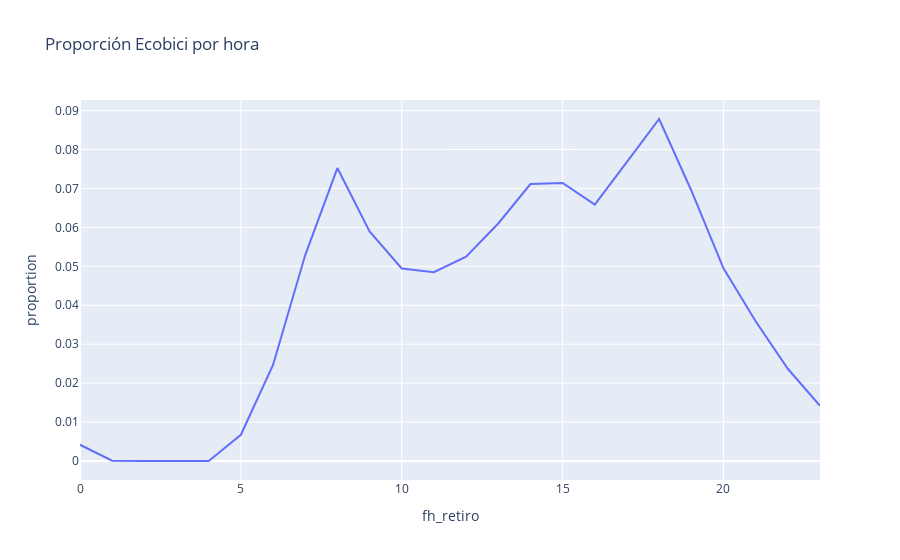

Notebook code cell kept with this figure:
### Code cell
# Crear la gráfica de barras interactiva
fig = px.line(df_horas_muestra.reset_index(), x='fh_retiro', y='proportion', title="Proporción Ecobici por hora")

# Agregar etiquetas a las barras
#fig.update_traces(text=df_horas_muestra.reset_index()['proportion'].apply( lambda x: round(x,2) ) )

fig.show()

### Figure 1 — Plotly figure (JSON) as saved in the notebook; plotly's stock layout.template omitted (floating-point values rounded to 4 significant figures)
{"data": [{"hovertemplate": "fh_retiro=%{x}<br>proportion=%{y}<extra></extra>", "legendgroup": "", "line": {"color": "#636efa", "dash": "solid"}, "marker": {"symbol": "circle"}, "mode": "lines", "name": "", "orientation": "v", "showlegend": false, "type": "scatter", "x": [0, 1, 2, 3, 4, 5, 6, 7, 8, 9, 10, 11, 12, 13, 14, 15, 16, 17, 18, 19, 20, 21, 22, 23], "xaxis": "x", "y": [0.004172, 8.055e-05, 0.0, 0.0, 2.95e-07, 0.006741, 0.02466, 0.05289, 0.07524, 0.05898, 0.04946, 0.04849, 0.05247, 0.061, 0.07112, 0.07142, 0.06586, 0.07685, 0.08784, 0.06948, 0.04948, 0.03588, 0.02369, 0.01418], "yaxis": "y"}], "layout": {"legend": {"tracegroupgap": 0}, "title": {"text": "Proporción Ecobici por hora"}, "xaxis": {"anchor": "y", "domain": [0, 1], "title": {"text": "fh_retiro"}}, "yaxis": {"anchor": "x", "domain": [0, 1], "title": {"text": "proportion"}}}}
